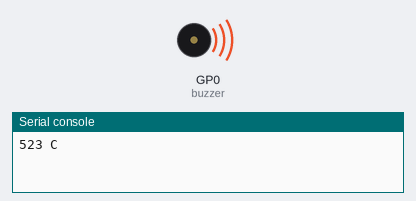
A program run on a simulated Raspberry Pi Pico running MicroPython. On the bench: buzzer (waves = sounding), the last lines printed to the serial console. At 22.8 s the program stops and its outputs stay as they are.

Above: at 0.15 s.
At 3.5 s:
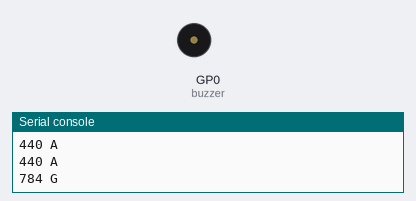
Timing chart, 0 to 4.4 s (numbered marks = the images above):
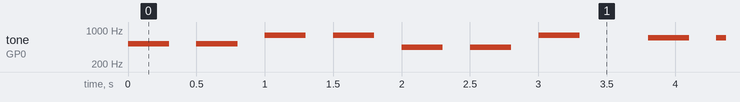

Measured:
- by itself, tone on GP0 (buzzer): plays 523 Hz for 0.30 s, 523 Hz for 0.30 s, 784 Hz for 0.30 s, 784 Hz for 0.30 s, 440 Hz for 0.30 s, 440 Hz for 0.30 s … (42 notes in this stretch)

The program:

twinkletwinkle.py
```python
#Library
from machine import PWM, Pin
import time
#setup
buzzer=PWM(Pin(0))

notes = dict(
A = 440,
As = 466,
B = 494,
C = 523,
Cs = 554,
D = 587,
Ds = 622,
E = 659,
F = 698,
Fs = 740,
G = 784,
Gs = 830)

volume=10000

def playtone(note,vol,playtime,stoptime):
    buzzer.duty_u16(vol)
    buzzer.freq(note)
    time.sleep(playtime)
    buzzer.duty_u16(0)
    time.sleep(stoptime)

def playline(song):
    for x in range(len(song)):
        print(int(notes[song[x]]),song[x])
        playtone(int(notes[song[x]]),volume,.3,.2)
    time.sleep(.3)

#duty cycle is the volume
duty_cycle=volume #0 to 65535
buzzer.duty_u16(duty_cycle)

#frequency is the tone
#https://noobnotes.net/twinkle-twinkle-little-star-traditional/
#twinkle twinkle little star the easier way
playline('CCGGAAG')
playline('FFEEDDC')
playline('GGFFEED')
playline('GGFFEED')
playline('CCGGAAG')
playline('FFEEDDC')
```
